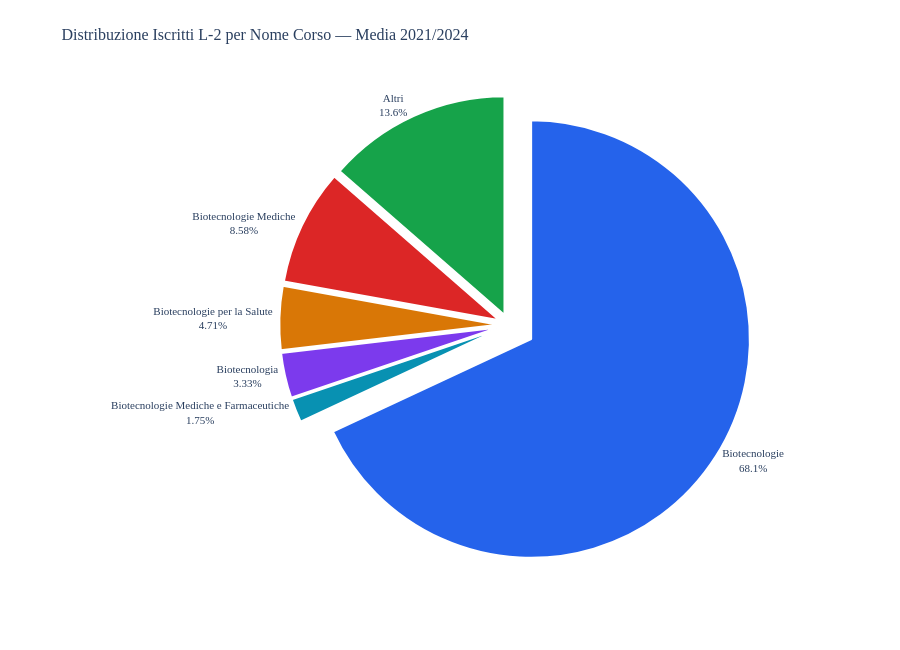

The notebook cell saved with this chart:
### Code cell
df_torta = df_nomi_media.copy()
soglia = 300

df_torta["nome_plot"] = df_torta.apply(
    lambda r: r["CorsoNOME"] if r["media_per_ateneo"] >= soglia else "Altri",
    axis=1
)

df_torta_agg = (
    df_torta.groupby("nome_plot")["media_iscritti"]
    .sum()
    .reset_index()
    .sort_values("media_iscritti", ascending=False)
)

COLORI_TORTA = [
    "#2563EB", "#16A34A", "#DC2626", "#D97706",
    "#7C3AED", "#0891B2", "#9B9B9B",
]

# Pull su tutte le fette per effetto 3D
pull_values = [0.05] * len(df_torta_agg)
# Evidenzia la fetta più grande
pull_values[0] = 0.12

fig = go.Figure(go.Pie(
    labels=df_torta_agg["nome_plot"],
    values=df_torta_agg["media_iscritti"],
    hole=0.0,  # torta piena, non donut
    pull=pull_values,
    marker=dict(
        colors=COLORI_TORTA[:len(df_torta_agg)],
        line=dict(color="white", width=2),
    ),
    textinfo="label+percent",
    textposition="outside",
    textfont=dict(size=11, family="Georgia"),
    hovertemplate=(
        "<b>%{label}</b><br>"
        "Media iscritti: %{value:.0f}<br>"
        "Quota: %{percent}<br>"
        "<extra></extra>"
    ),
    outsidetextfont=dict(size=11),
))

fig.update_layout(
    title="🥧 Distribuzione Iscritti L-2 per Nome Corso — Media 2021/2024",
    height=650,
    font_family="Georgia",
    title_font_size=16,
    showlegend=False,
    margin=dict(l=120, r=120, t=80, b=80),
)

fig.show()

### Figure 1 — Plotly figure (JSON) as saved in the notebook; plotly's stock layout.template omitted (floating-point values rounded to 4 significant figures)
{"data": [{"hole": 0, "hovertemplate": "<b>%{label}</b><br>Media iscritti: %{value:.0f}<br>Quota: %{percent}<br><extra></extra>", "labels": ["Biotecnologie", "Altri", "Biotecnologie Mediche", "Biotecnologie per la Salute", "Biotecnologia", "Biotecnologie Mediche e Farmaceutiche"], "marker": {"colors": ["#2563EB", "#16A34A", "#DC2626", "#D97706", "#7C3AED", "#0891B2"], "line": {"color": "white", "width": 2}}, "outsidetextfont": {"size": 11}, "pull": [0.12, 0.05, 0.05, 0.05, 0.05, 0.05], "textfont": {"family": "Georgia", "size": 11}, "textinfo": "label+percent", "textposition": "outside", "type": "pie", "values": [12410.0, 2476.0, 1564.0, 859.0, 608.0, 319.0]}], "layout": {"font": {"family": "Georgia"}, "height": 650, "margin": {"b": 80, "l": 120, "r": 120, "t": 80}, "showlegend": false, "title": {"font": {"size": 16}, "text": "🥧 Distribuzione Iscritti L-2 per Nome Corso — Media 2021/2024"}}}
